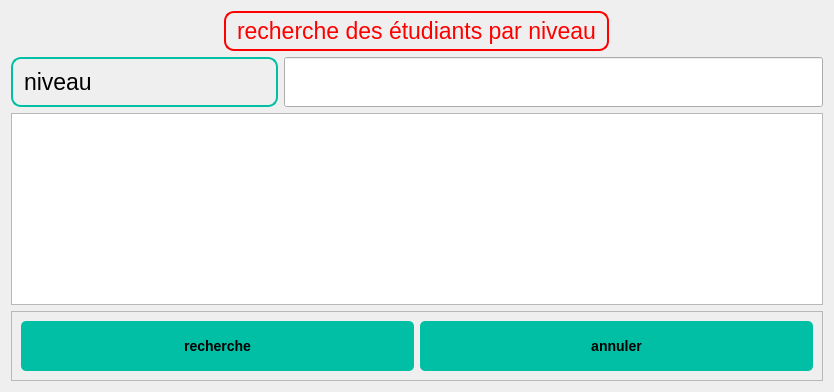
<?xml version="1.0" encoding="UTF-8"?>
<ui version="4.0">
 <class>Dialog</class>
 <widget class="QDialog" name="Dialog">
  <property name="geometry">
   <rect>
    <x>0</x>
    <y>0</y>
    <width>834</width>
    <height>392</height>
   </rect>
  </property>
  <property name="windowTitle">
   <string>Dialog</string>
  </property>
  <property name="styleSheet">
   <string notr="true">QLabel {
    background-color: none;
    border: 2px solid #00BFA5;
    border-radius: 10px;
    padding: 5px;
    color: #000000;
    font-size: 17pt;
    font-family: Arial, sans-serif;
}
QPushButton {
    font-family: &quot;Arial&quot;, sans-serif;
    font-size: 14px;
    font-weight: bold;
    color: #000000;
    background-color: #00BFA5;
    border: none;
    border-radius: 5px;
    padding: 8px 16px;
    text-align: center;
    text-transform: uppercase;
}

QPushButton:hover {
    background-color: #009980;
}
</string>
  </property>
  <layout class="QGridLayout" name="gridLayout">
   <item row="1" column="0">
    <widget class="QLabel" name="label">
     <property name="text">
      <string>niveau</string>
     </property>
    </widget>
   </item>
   <item row="5" column="0" colspan="3">
    <widget class="QTableView" name="tableView"/>
   </item>
   <item row="1" column="1" colspan="2">
    <widget class="QLineEdit" name="lineEdit">
     <property name="minimumSize">
      <size>
       <width>0</width>
       <height>50</height>
      </size>
     </property>
    </widget>
   </item>
   <item row="0" column="0" colspan="3" alignment="Qt::AlignHCenter">
    <widget class="QLabel" name="label_2">
     <property name="styleSheet">
      <string notr="true">
QLabel {
  background-color: none;
  border: 2px solid red;
  border-radius: 10px;
  padding: 5px;
  color: red;
  font-size: 17pt;
  font-family: Arial, sans-serif;
  

}
</string>
     </property>
     <property name="text">
      <string>recherche des étudiants par niveau</string>
     </property>
    </widget>
   </item>
   <item row="6" column="0" colspan="3">
    <widget class="QFrame" name="frame">
     <property name="frameShape">
      <enum>QFrame::StyledPanel</enum>
     </property>
     <property name="frameShadow">
      <enum>QFrame::Raised</enum>
     </property>
     <layout class="QGridLayout" name="gridLayout_2">
      <item row="0" column="0">
       <widget class="QPushButton" name="pushButton">
        <property name="minimumSize">
         <size>
          <width>0</width>
          <height>50</height>
         </size>
        </property>
        <property name="styleSheet">
         <string notr="true">/* Buttons */
QPushButton {
    font-family: &quot;Arial&quot;, sans-serif;
    font-size: 14px;
    font-weight: bold;
    color: #000000; /* Black text color */
    background-color: #00BFA5; /* Teal button background color */
    border: none;
    border-radius: 5px;
    padding: 8px 16px;
    text-align: center; /* Center align button text */
    text-transform: uppercase; /* Uppercase button text */
}

QPushButton:hover {
    background-color: #009980; /* Darker teal button background color on hover */
}</string>
        </property>
        <property name="text">
         <string>recherche</string>
        </property>
       </widget>
      </item>
      <item row="0" column="1">
       <widget class="QPushButton" name="pushButton_2">
        <property name="minimumSize">
         <size>
          <width>0</width>
          <height>50</height>
         </size>
        </property>
        <property name="styleSheet">
         <string notr="true">/* Buttons */
QPushButton {
    font-family: &quot;Arial&quot;, sans-serif;
    font-size: 14px;
    font-weight: bold;
    color: #000000; /* Black text color */
    background-color: #00BFA5; /* Teal button background color */
    border: none;
    border-radius: 5px;
    padding: 8px 16px;
    text-align: center; /* Center align button text */
    text-transform: uppercase; /* Uppercase button text */
}

QPushButton:hover {
    background-color: #009980; /* Darker teal button background color on hover */
}</string>
        </property>
        <property name="text">
         <string>annuler</string>
        </property>
       </widget>
      </item>
     </layout>
    </widget>
   </item>
  </layout>
 </widget>
 <resources/>
 <connections/>
</ui>
